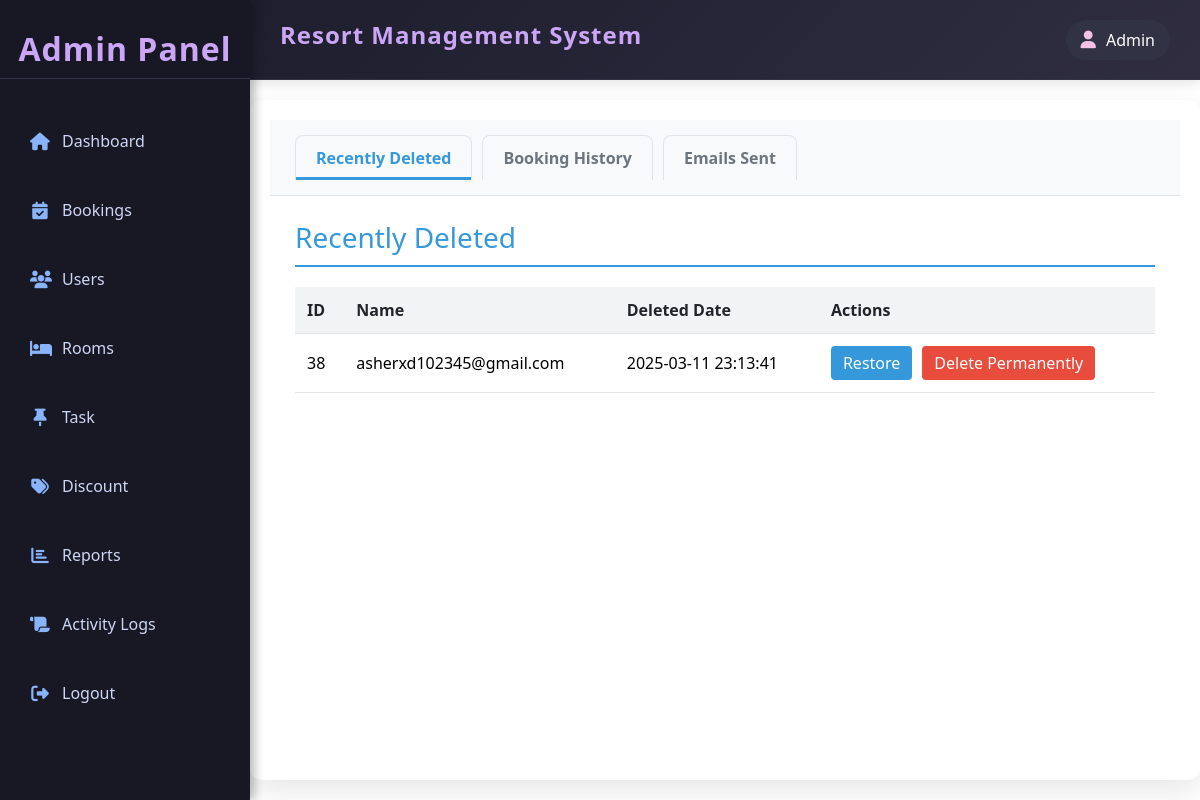
Page /admin/activity_logs/index.php (signed in) on the earlier database version.
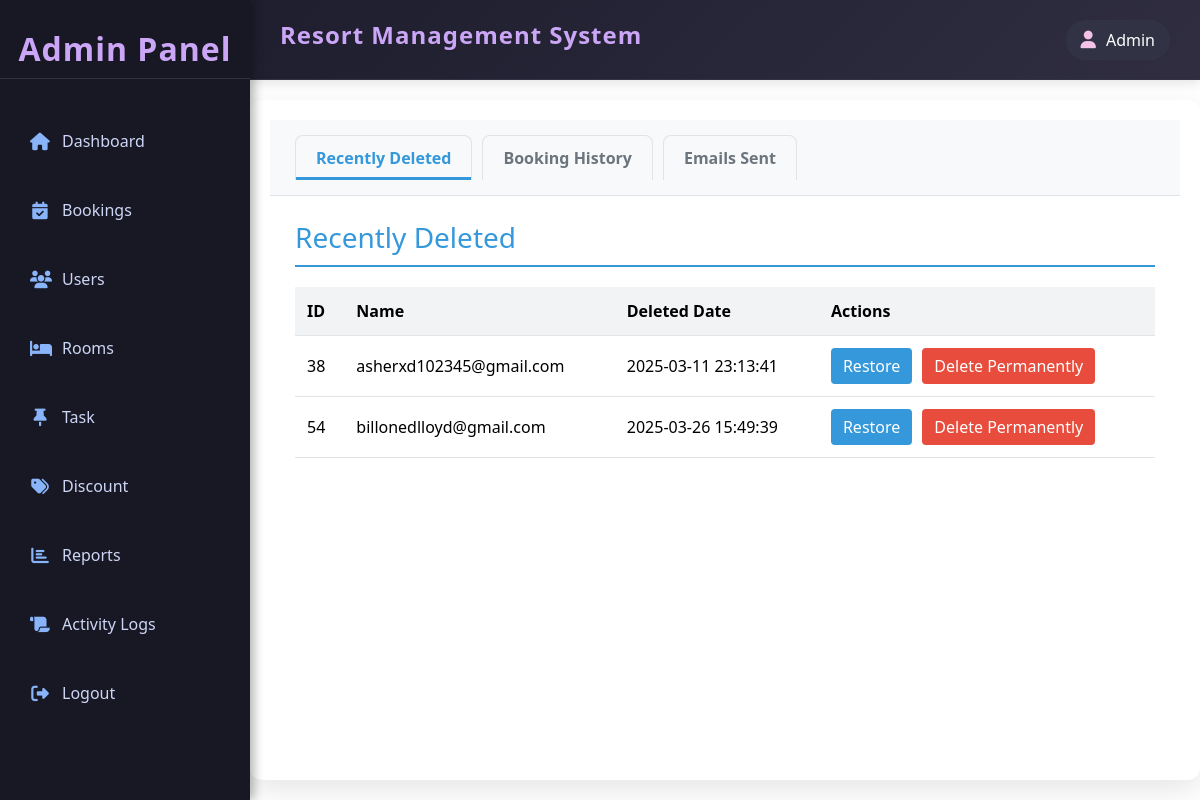
Same page on the later database version.
### tables this page shows
CREATE TABLE IF NOT EXISTS `booking` (
  `book_id` int(11) NOT NULL AUTO_INCREMENT,
  `account_id` int(11) DEFAULT NULL,
  `guest_id` int(11) DEFAULT NULL,
  `room_id` int(11) NOT NULL,
  `check_in` datetime NOT NULL,
  `check_out` datetime NOT NULL,
  `book_status` enum('pending','confirmed','cancelled','completed') NOT NULL,
  `reminder_sent` datetime DEFAULT NULL,
  `completion_sent` datetime DEFAULT NULL,
  `created_at` datetime NOT NULL DEFAULT current_timestamp(),
  `updated_at` timestamp NULL DEFAULT current_timestamp(),
  PRIMARY KEY (`book_id`),
  KEY `book_room_fk` (`room_id`),
  KEY `book_account_fk` (`account_id`),
  KEY `book_guest_fk` (`guest_id`)
);

CREATE TABLE IF NOT EXISTS `account` (
  `account_id` int(11) NOT NULL AUTO_INCREMENT,
  `username` varchar(50) NOT NULL,
  `password` varchar(50) NOT NULL,
  `role` enum('user','admin','staff') NOT NULL,
  `last_active` datetime DEFAULT NULL,
  `created_at` timestamp NOT NULL DEFAULT current_timestamp(),
  `updated_at` timestamp NULL DEFAULT NULL,
  `deleted_at` datetime DEFAULT NULL,
  PRIMARY KEY (`account_id`)
);

### admin/activity_logs/index.php (the view, shortened to what the changed rows need)
<?php
include('../../resources/database/config.php');
include ('../includes/template.php');
include("../includes/system_update.php");
?>
<!DOCTYPE html>
<html lang="en">
<head>
    <link rel="stylesheet" href="https://cdnjs.cloudflare.com/ajax/libs/font-awesome/6.4.2/css/all.min.css">
    <link rel="stylesheet" href="https://cdn.jsdelivr.net/npm/bootstrap@5.3.0/dist/css/bootstrap.min.css">
    <div class="content">
        <div id="recently-deleted" class="admin-tab-content active">
            <table class="admin-data-table">
                <tr>
                    <th>ID</th>
                    <th>Name</th>
                    <th>Deleted Date</th>
                    <th>Actions</th>
                </tr>
                <?php
                $sql = "SELECT * FROM account WHERE deleted_at IS NOT NULL";
                $result = mysqli_query($conn, $sql);
                while($row = mysqli_fetch_assoc($result)) {
                    echo "<tr>";
                    echo "<td>{$row['account_id']}</td>";
                    echo "<td>{$row['username']}</td>";
                    echo "<td>{$row['deleted_at']}</td>";
                    echo "<td>";
                    echo "<div class='admin-action-buttons'>";
                    echo "<button class='admin-btn-restore' onclick=\"window.location.href='../customer/delete.php?restore={$row['account_id']}'\">Restore</button>";
                    echo "<button class='admin-btn-delete' onclick=\"window.location.href='../customer/delete.php?delete_permanent={$row['account_id']}'\">Delete Permanently</button>";
                    echo "</div>";
                    echo "</td>";
                    echo "</tr>";
                }
                ?>
            </table>
        </div>
    </div>
</body>
</html>

### admin/includes/system_update.php (shortened to what the changed rows need)
<?php
try{
    mysqli_begin_transaction($conn);
        $sql2 = "SELECT
        'user' AS identifier,
        b.book_id,
        b.check_in,
        b.check_out,
        b.book_status,
        b.reminder_sent,
        u.fname AS fname,
        u.lname AS lname,
        a.username AS email,
        r.room_code
    FROM booking b
    INNER JOIN user u ON b.account_id = u.account_id
    INNER JOIN room r ON b.room_id = r.room_id
    INNER JOIN account a ON b.account_id = a.account_id
    WHERE b.book_status = 'completed'
    AND b.completion_sent IS NULL
    AND b.check_out <= NOW()
    UNION ALL
    SELECT
        'guest' AS identifier,
        b.book_id,
        b.check_in,
        b.check_out,
        b.book_status,
        b.reminder_sent,
        g.fname AS fname,
        g.lname AS lname,
        g.email AS email,
        r.room_code
    FROM booking b
    INNER JOIN guest g ON b.guest_id = g.guest_id
    INNER JOIN room r ON b.room_id = r.room_id
    WHERE b.book_status = 'completed'
    AND b.completion_sent IS NULL
    AND b.check_out<=NOW();
    ";
$result2 = mysqli_query($conn, $sql2);
while ($row = mysqli_fetch_assoc($result2)) {
    $to = $row['email'];
    $name=$row['fname']." ".$row['lname'];
    $subject = "Booking Completed - Thank You for Staying with Us!";
    $headers = "MIME-Version: 1.0" . "\r\n";
    $headers .= "Content-Type: text/html; charset=UTF-8" . "\r\n";
    $headers .= "From: Sample Resort <noreply@sampleresort.com>" . "\r\n";
    $message = '
    <!DOCTYPE html>
    <html>
    <head>
        <style>
            body {
                font-family: Arial, sans-serif;
                background-color: #f4f4f4;
                padding: 20px;
                text-align: center;
            }
            .container {
                background: white;
                padding: 20px;
                border-radius: 10px;
                box-shadow: 0 4px 8px rgba(0, 0, 0, 0.2);
                max-width: 500px;
                margin: auto;
            }
            h2 {
                color: #007bff;
            }
            p {
                font-size: 16px;
                color: #333;
            }
            .footer {
                margin-top: 20px;
                font-size: 14px;
                color: #777;
            }
        </style>
    </head>
    <body>
        <div class="container">
            <h2>Booking Completed!</h2>
            <p>Dear <strong>' . $name . '</strong>,</p>
            <p>Your booking at <strong>Our Resort</strong> has been successfully completed!</p>
            <p>We hope you had a wonderful stay. If you have any feedback, we’d love to hear from you.</p>
            <p>Looking forward to welcoming you again soon!</p>
            <br>
            <p class="footer">If you have any questions, feel free to contact us at <a href="mailto:support@yourresort.com">support@yourresort.com</a>.</p>
        </div>
    </body>
    </html>
    ';
    if(empty($to)){
        echo 'email is empty';
    }else{
        if (mail($to,$subject, $message, $headers)) {
            $update = "UPDATE booking SET completion_sent=NOW() WHERE book_id=" . $row['book_id'];
            if(mysqli_query($conn, $update)){
                mysqli_commit($conn);
            }
        }else{
            echo 'failed to update the email fields in booking table';
        }
    }
}
}catch(Exception $e){
    mysqli_rollback($conn);
    echo 'Error: ' . $e->getMessage();
}
$check="SELECT * FROM booking";
$check_set=mysqli_query($conn,$check);
$today = date("Y-m-d H:i:s");
while($check_record=mysqli_fetch_assoc($check_set)){
    if($check_record['check_in']<=$today && $check_record['book_status']=="pending"){
        if(mysqli_affected_rows($conn)>0){
           echo $set2="UPDATE room SET room_status='available' WHERE room_id={$check_record['room_id']}";
        }
    }
}
?>

Differences in the rows shown:
no longer on this page (row edited): booking: room "UPDATE room SET room_status='available' WHERE room_id=27"
now on this page (row edited): account: account_id "54", username "billonedlloyd@gmail.com", deleted_at "2025-03-26 15:49:39"
